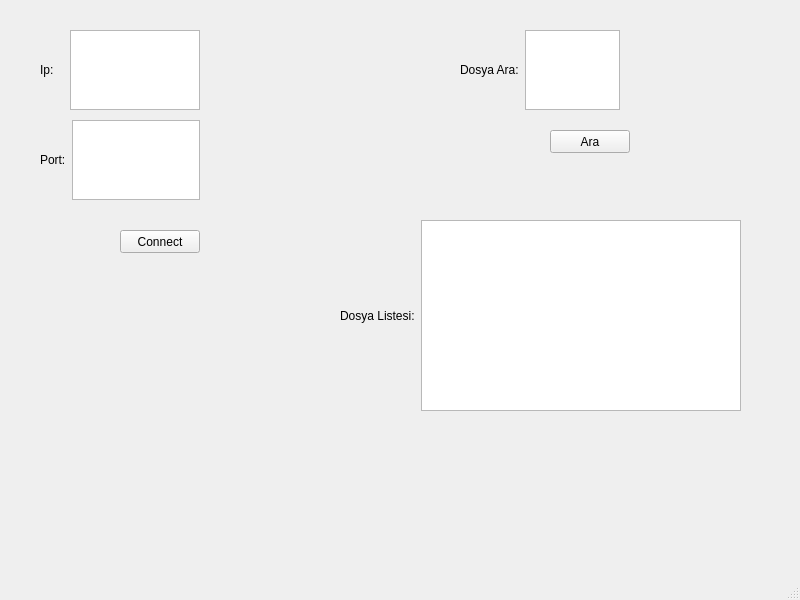
<?xml version="1.0" encoding="UTF-8"?>
<ui version="4.0">
 <class>MainWindow</class>
 <widget class="QMainWindow" name="MainWindow">
  <property name="geometry">
   <rect>
    <x>0</x>
    <y>0</y>
    <width>800</width>
    <height>600</height>
   </rect>
  </property>
  <property name="windowTitle">
   <string>MainWindow</string>
  </property>
  <widget class="QWidget" name="centralwidget">
   <widget class="QWidget" name="horizontalLayoutWidget">
    <property name="geometry">
     <rect>
      <x>40</x>
      <y>30</y>
      <width>160</width>
      <height>80</height>
     </rect>
    </property>
    <layout class="QHBoxLayout" name="horizontalLayout">
     <item>
      <widget class="QLabel" name="label">
       <property name="text">
        <string>Ip:   </string>
       </property>
      </widget>
     </item>
     <item>
      <widget class="QTextEdit" name="textEdit"/>
     </item>
    </layout>
   </widget>
   <widget class="QWidget" name="horizontalLayoutWidget_2">
    <property name="geometry">
     <rect>
      <x>40</x>
      <y>120</y>
      <width>160</width>
      <height>80</height>
     </rect>
    </property>
    <layout class="QHBoxLayout" name="horizontalLayout_2">
     <item>
      <widget class="QLabel" name="label_2">
       <property name="text">
        <string>Port:</string>
       </property>
      </widget>
     </item>
     <item>
      <widget class="QTextEdit" name="textEdit_2"/>
     </item>
    </layout>
   </widget>
   <widget class="QPushButton" name="connect">
    <property name="geometry">
     <rect>
      <x>120</x>
      <y>230</y>
      <width>80</width>
      <height>23</height>
     </rect>
    </property>
    <property name="text">
     <string>Connect</string>
    </property>
   </widget>
   <widget class="QWidget" name="horizontalLayoutWidget_3">
    <property name="geometry">
     <rect>
      <x>460</x>
      <y>30</y>
      <width>160</width>
      <height>80</height>
     </rect>
    </property>
    <layout class="QHBoxLayout" name="horizontalLayout_3">
     <item>
      <widget class="QLabel" name="label_3">
       <property name="text">
        <string>Dosya Ara:</string>
       </property>
      </widget>
     </item>
     <item>
      <widget class="QTextEdit" name="textEdit_3"/>
     </item>
    </layout>
   </widget>
   <widget class="QPushButton" name="search">
    <property name="geometry">
     <rect>
      <x>550</x>
      <y>130</y>
      <width>80</width>
      <height>23</height>
     </rect>
    </property>
    <property name="text">
     <string>Ara</string>
    </property>
   </widget>
   <widget class="QWidget" name="horizontalLayoutWidget_4">
    <property name="geometry">
     <rect>
      <x>340</x>
      <y>220</y>
      <width>401</width>
      <height>191</height>
     </rect>
    </property>
    <layout class="QHBoxLayout" name="horizontalLayout_4">
     <item>
      <widget class="QLabel" name="label_4">
       <property name="text">
        <string>Dosya Listesi:</string>
       </property>
      </widget>
     </item>
     <item>
      <widget class="QListWidget" name="listWidget"/>
     </item>
    </layout>
   </widget>
  </widget>
  <widget class="QMenuBar" name="menubar">
   <property name="geometry">
    <rect>
     <x>0</x>
     <y>0</y>
     <width>800</width>
     <height>20</height>
    </rect>
   </property>
  </widget>
  <widget class="QStatusBar" name="statusbar"/>
 </widget>
 <resources/>
 <connections/>
</ui>
